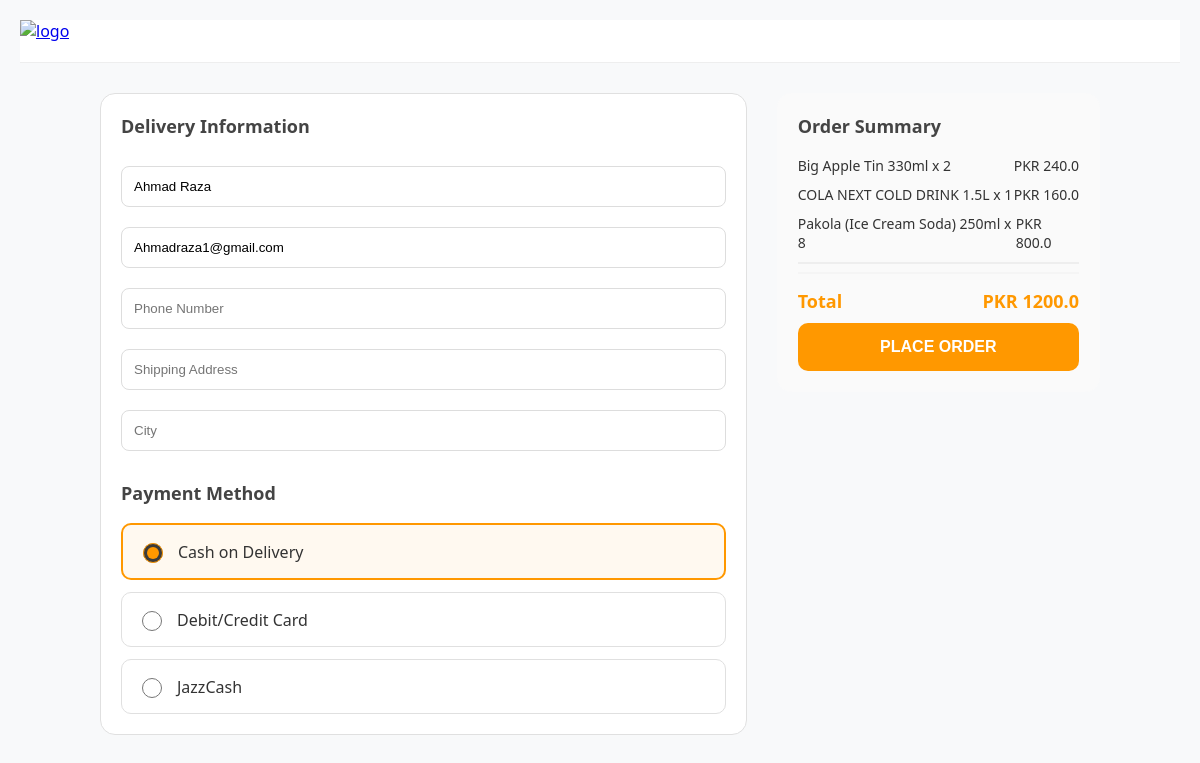
Before: /cart-check-out (signed in) with the older database file.
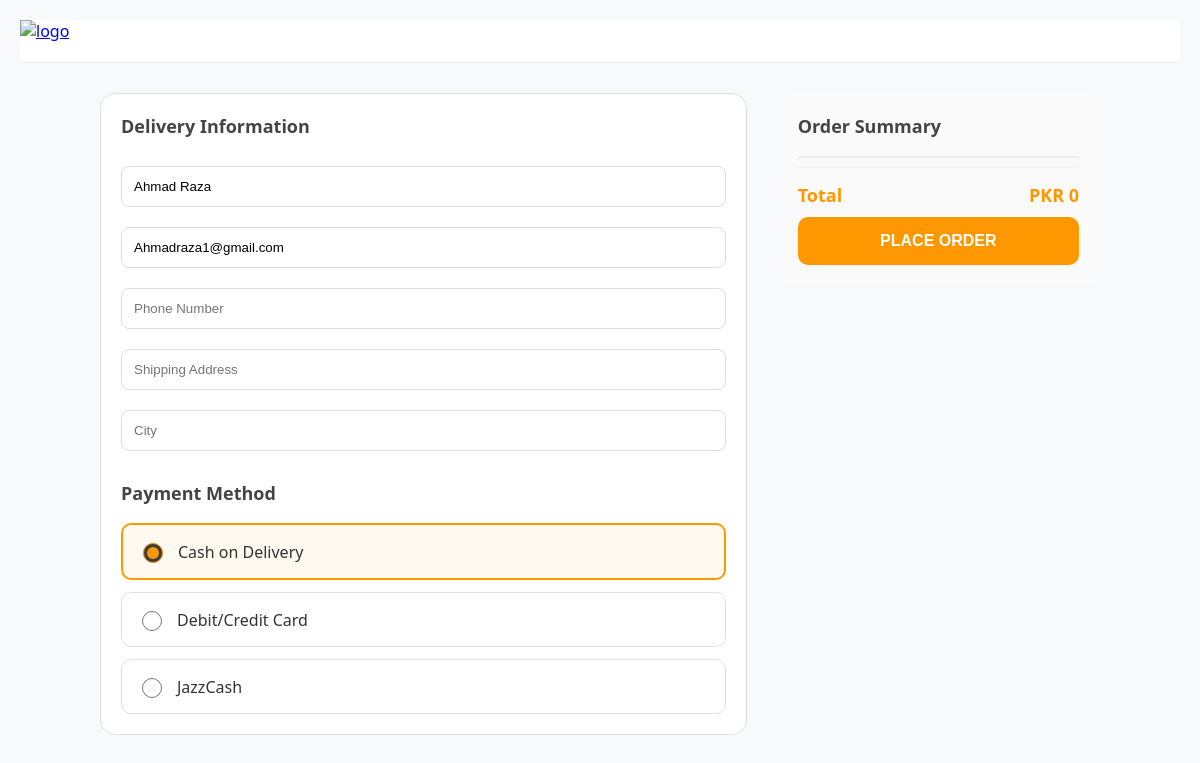
After: the same page with the newer database file.
### core/database_model.py (models this page shows)
class User(Base):
    __tablename__ = "user"
    id = Column(Integer, primary_key=True, index=True)
    username = Column(String)
    password = Column(String)
    email = Column(String)
    role = Column(String, default="user")
    orders = relationship("Order", back_populates="user")

class Cart(Base):
    __tablename__ = "cart"
    cart_id = Column(Integer, primary_key=True, index=True)
    product_id = Column(Integer, ForeignKey("products.id"))
    quantity = Column(Integer)
    user_id = Column(Integer, ForeignKey("user.id"))
    product = relationship("Product", back_populates="cart")

class Product(Base):
    __tablename__ = "products"
    id = Column(Integer, primary_key=True, index=True)
    name = Column(String)
    price = Column(Float)
    stock = Column(Integer)
    description = Column(String)
    category_name = Column(String, ForeignKey("categories.category_name"))
    category = relationship("Category", back_populates="products")
    images = relationship("Product_img", back_populates="product", cascade="all, delete")
    cart = relationship("Cart", back_populates="product")

### main.py (the view)
@app.get("/cart-check-out")
async def cart_check_out(request: Request, db: Session = Depends(get_db)):
    user = get_current_user(request)
    user_id = user["user_id"]
    cart_items = db.query(database_model.Cart).filter(database_model.Cart.user_id == user_id).all()
    for item in cart_items:
        item.subtotal = item.quantity * item.product.price
    total = sum(item.subtotal for item in cart_items)
    user = db.query(database_model.User).filter(database_model.User.id == user_id).first()
    if not user:
        return RedirectResponse(url="/log-in", status_code=303)
    return templates.TemplateResponse("checkout.html", {
    "request": request,
    "cart_items": cart_items,
    "total": total,
    "user":user,
    "checkout_type":"cart"
    })

### templates/checkout.html (shortened to what this page needs)
<!DOCTYPE html>
<html lang="en">
<head>
</head>
<body>
    <div class="header">
        <div class="main-logo">
            <a href="index.html">
                <img src="/static/images/logo1.png" alt="logo" height="65px">
            </a>
        </div>
    </div>
    <form action="/place_order" method="post" id="checkoutForm">
        <div class="checkout-container">
            <div class="section-card">
                <h3>Delivery Information</h3>
                <input type="text" placeholder="Full Name" value="{{ user.username }}" name="full_name" required>
                <input type="email" placeholder="Email" value="{{ user.email }}" name="email" required>
                <input type="text" placeholder="Phone Number" name="phone" required>
                <input type="text" placeholder="Shipping Address" name="address" required>
                <input type="text" placeholder="City" name="city" required>
                <div style="margin-top: 20px;">
                    <h3>Payment Method</h3>
                    <div class="payment-options">
                        <label><input type="radio" name="payment_method" value="cod" checked> Cash on Delivery</label>
                        <label><input type="radio" name="payment_method" value="card"> Debit/Credit Card</label>
                        <label><input type="radio" name="payment_method" value="JazzCash"> JazzCash</label>
                    </div>
                </div>
            </div>
            <div class="section-card" style="background-color: #fafafa; border-color: transparent;">
                <h3>Order Summary</h3>
                {% if checkout_type == "cart" %}
                    {% for item in cart_items %}
                        <div class="summary-item">
                            <span>{{ item.product.name }} x {{ item.quantity }}</span>
                            <span>PKR {{ item.subtotal }}</span>
                        </div>
                    {% endfor %}
                {% elif checkout_type == "buy_now" %}
                    <div class="summary-item">
                        <span>{{ product.name }} x {{ quantity }}</span>
                        <span>PKR {{ total }}</span>
                    </div>
                {% endif %}
                <hr style="border: 0.5px solid #eee;">
                <div class="summary-item total-row">
                    <span>Total</span>
                    <span>PKR {{ total }}</span>
                </div>
                <button type="button" onclick="toggleModal()" class="btn-place-order">Place Order</button>
            </div>
        </div>
    </form>
</body>
</html>

### templates/checkout.html (style rules this page uses)
body { font-family: 'Segoe UI', Tahoma, Geneva, Verdana, sans-serif; color: #333; background-color: #f8f9fa; margin: 0; padding: 20px; }
.checkout-container { max-width: 1000px; margin: auto; display: grid; grid-template-columns: 2fr 1fr; gap: 30px; }
.header { border-bottom: 1px solid #eee; padding-bottom: 20px; margin-bottom: 30px; background: white; }
.section-card { border: 1px solid #e0e0e0; border-radius: 15px; padding: 20px; background: #fff; height: fit-content; }
h3 { margin-top: 0; font-size: 18px; color: #444; }
input:not([type="radio"]) { width: 100%; padding: 12px; margin: 10px 0; border: 1px solid #ddd; border-radius: 8px; box-sizing: border-box; }
.summary-item { display: flex; justify-content: space-between; margin-bottom: 10px; font-size: 14px; }
.total-row { border-top: 2px solid #f5f5f5; padding-top: 15px; font-weight: bold; font-size: 18px; color: #ff9800; }
.btn-place-order { background-color: #ff9800; color: white; border: none; width: 100%; padding: 15px; border-radius: 10px; font-weight: bold; cursor: pointer; font-size: 16px; text-transform: uppercase; }
.payment-options { display: flex; flex-direction: column; gap: 12px; margin-top: 15px; }
.payment-options label { display: flex; align-items: center; padding: 15px; border: 1px solid #e0e0e0; border-radius: 10px; cursor: pointer; font-weight: 500; }
.payment-options input[type="radio"] { margin-right: 15px; accent-color: #ff9800; width: 20px; height: 20px; }
.payment-options label:has(input:checked) { border: 2px solid #ff9800; background-color: #fff9f0; }

Changed rows visible on the page:
removed Cart: product.name "Big Apple Tin 330ml", quantity "2", subtotal "240.0"
removed Cart: product.name "COLA NEXT COLD DRINK 1.5L", quantity "1", subtotal "160.0"
removed Cart: product.name "Pakola (Ice Cream Soda) 250ml", quantity "8", subtotal "800.0"
Other visible differences:
{{ total }}: "1200.0" → "0"
